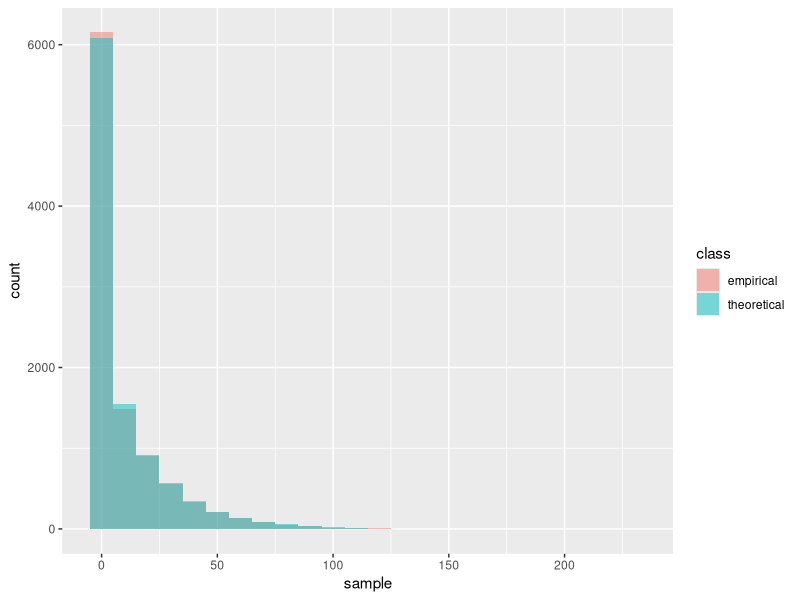
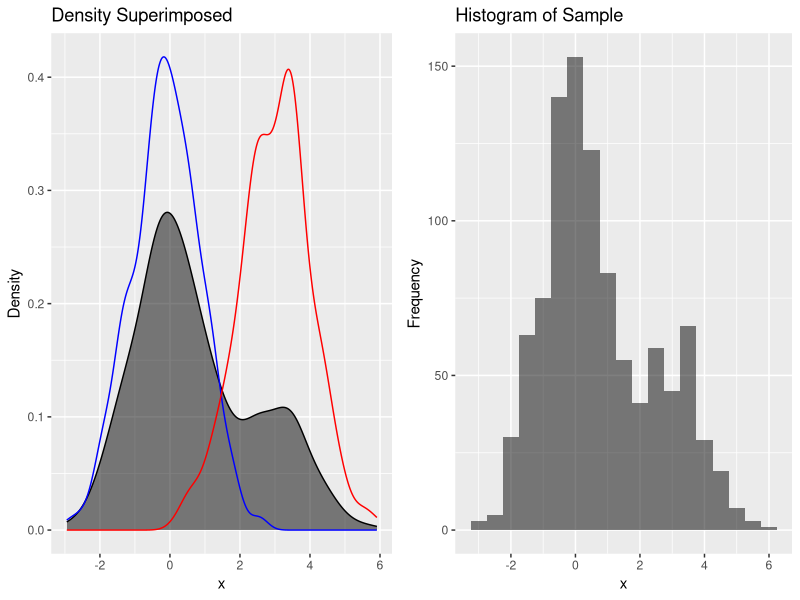
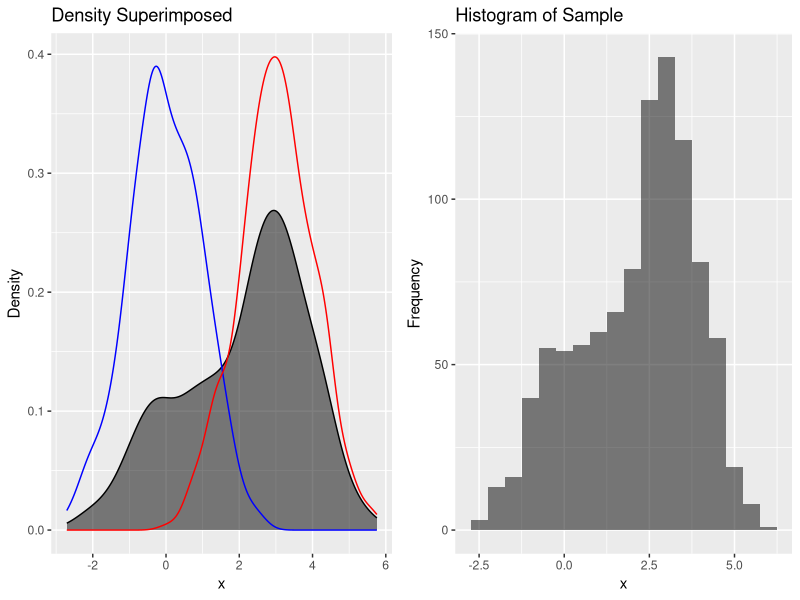
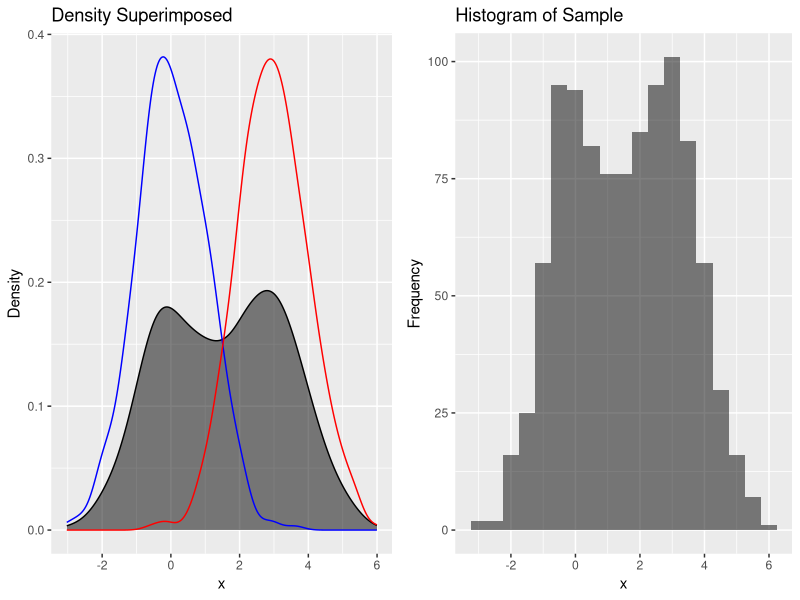
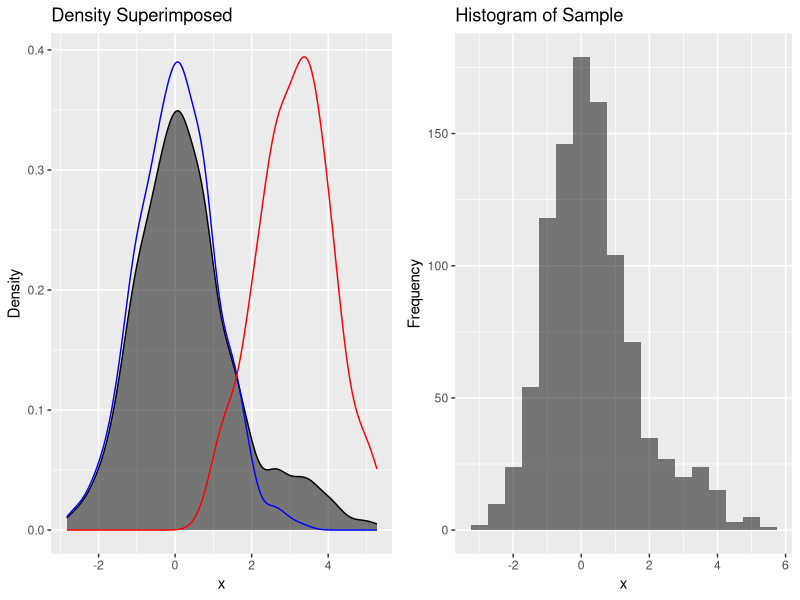
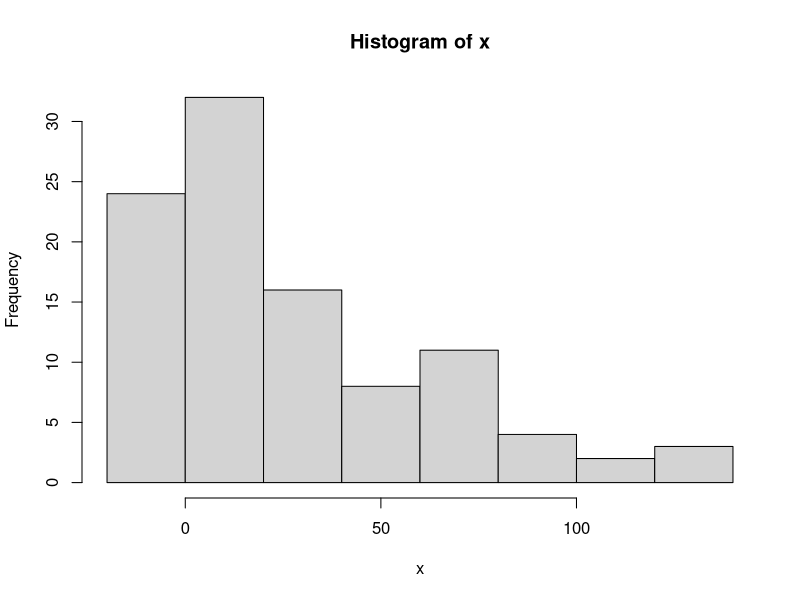

The R source for these figures, in order:
## ---- chunk 1
knitr::opts_chunk$set(echo = TRUE)
## ---- chunk 2
set.seed(1111)
library(ggplot2)
Rayleigh_arm <- function(n, sigma){
  # n is siaze of number, sigma is parameter
  Rayleigh_pdf <- function(x){
    # define the pdf of Rayleigh distribution
    x * exp(-x*x/(2*sigma*sigma)) / sigma*sigma
  }
  j <- 0 # the time of iteration
  k <- 0 # the available sample 
  y <- numeric(n) # a zero vector of length n
  while (k < n){
    u <- runif(1)
    j <- j + 1
    x <- runif(1) # random variate from g 
    if (exp(-x*x/(2*sigma*sigma))*(1-x*x/sigma/sigma) > u) {
      # accept x
      k <- k + 1
      y[k] <- x
    }
  }
  return(y)
}
Len = 10000
sigma = 10
sample_Rayleigh <- Rayleigh_arm(Len, sigma) # record the sample
head(sample_Rayleigh, 20)
## ---- chunk 3
#generate the sample by using Inverse Transform Method
u = runif(Len);
sample_Rayleigh_theo = -2*sigma*(log(1-u));
data_Rayleigh <- data.frame(sample = c(sample_Rayleigh,sample_Rayleigh_theo),class = rep(c('empirical','theoretical'),each = 1000))#construst a data frame in order to generate a figure
ggplot(data_Rayleigh,aes(x = sample,fill = class))+geom_histogram(position="identity", alpha=0.5, binwidth = 10)
## ---- chunk 4
multiplot <- function(..., plotlist=NULL, file, cols=1, layout=NULL) {
  library(grid)
 
  # Make a list from the ... arguments and plotlist
  plots <- c(list(...), plotlist)
 
  numPlots = length(plots)
 
  # If layout is NULL, then use 'cols' to determine layout
  if (is.null(layout)) {
    # Make the panel
    # ncol: Number of columns of plots
    # nrow: Number of rows needed, calculated from # of cols
    layout <- matrix(seq(1, cols * ceiling(numPlots/cols)),
                    ncol = cols, nrow = ceiling(numPlots/cols))
  }
 
 if (numPlots==1) {
    print(plots[[1]])
 
  } else {
    # Set up the page
    grid.newpage()
    pushViewport(viewport(layout = grid.layout(nrow(layout), ncol(layout))))
 
    # Make each plot, in the correct location
    for (i in 1:numPlots) {
      # Get the i,j matrix positions of the regions that contain this subplot
      matchidx <- as.data.frame(which(layout == i, arr.ind = TRUE))
 
      print(plots[[i]], vp = viewport(layout.pos.row = matchidx$row,
                                      layout.pos.col = matchidx$col))
    }
  }
}
## ---- chunk 5
set.seed(1111)
mix_fun <- function(p1){
  n <- 1000
  prob <- c(p1, 1-p1)
  k <- sample(1:2, size=n,replace=TRUE, prob=prob)
  x <- rep(0, n)
  x[k==1] <- rnorm(length(which(k==1)), mean=0, sd=1)
  x[k==2] <- rnorm(length(which(k==2)), mean=3, sd=1)
  return (list(x=x, k=k))
}
draw <- function(mix_data, k){
  dat1 <- data.frame(data=mix_data, class = rep('Mixture',each = 1000))
  dat2 <- data.frame(data=mix_data[k==1], class = rep('C1',each = length(which(k==1))))
  dat3 <- data.frame(data=mix_data[k==2], class = rep('C2',each = length(which(k==2))))
  pic <- ggplot() + labs(x="x",y="Density",color='black') + ggtitle("Density Superimposed")
  pic <- pic + geom_density(data=dat1, aes(x=data), position="identity", fill='black', alpha=0.5, show.legend = TRUE)
  pic1 <- ggplot() + geom_histogram(data=dat1, aes(x=data), binwidth = 0.5,position="identity", fill='black', alpha=0.5, show.legend = TRUE) + labs(x="x",y="Frequency",color='black') + ggtitle("Histogram of Sample")
  pic <- pic +geom_density(data=dat2, aes(x=data), position="identity", color='blue', alpha=0.3, show.legend = TRUE)
  pic <- pic +geom_density(data=dat3, aes(x=data), position="identity", color='red', alpha=0.3, show.legend = TRUE)
  multiplot(pic, pic1, cols=2)
}
re <- mix_fun(0.75)
mix_data <- re$x; k <- re$k
draw(mix_data, k)
## ---- chunk 6
p1=c(0.3,0.5,0.9)
for (p in p1) {
  re <- mix_fun(p)
  mix_data <- re$x; k <- re$k
  draw(mix_data, k)
}
## ---- chunk 7
wishart <- function(n,d,Sig){
  T <- matrix(rep(0,d*d), nrow=d)
  for (ii in 1:d) {
    for (jj in 1:ii) {
      T[ii,jj] <- rnorm(1)
    }
    T[ii,ii] <- sqrt(rchisq(1,n-ii+1))
  }
  A <- T %*% t(T)
  L <- t(chol(Sig))
  x <- L %*% A %*% t(L)
  return(x)
}
n <- 100
d <- 10
Sig <- matrix(rep(0,d*d), nrow=d)
  for (ii in 1:d) {
    for (jj in 1:d) {
      Sig[ii,jj] <- 0.5^abs(ii-jj)
    }
  }
x <- wishart(n,d,Sig)
head(x)
## ---- chunk 8
hist(x)
